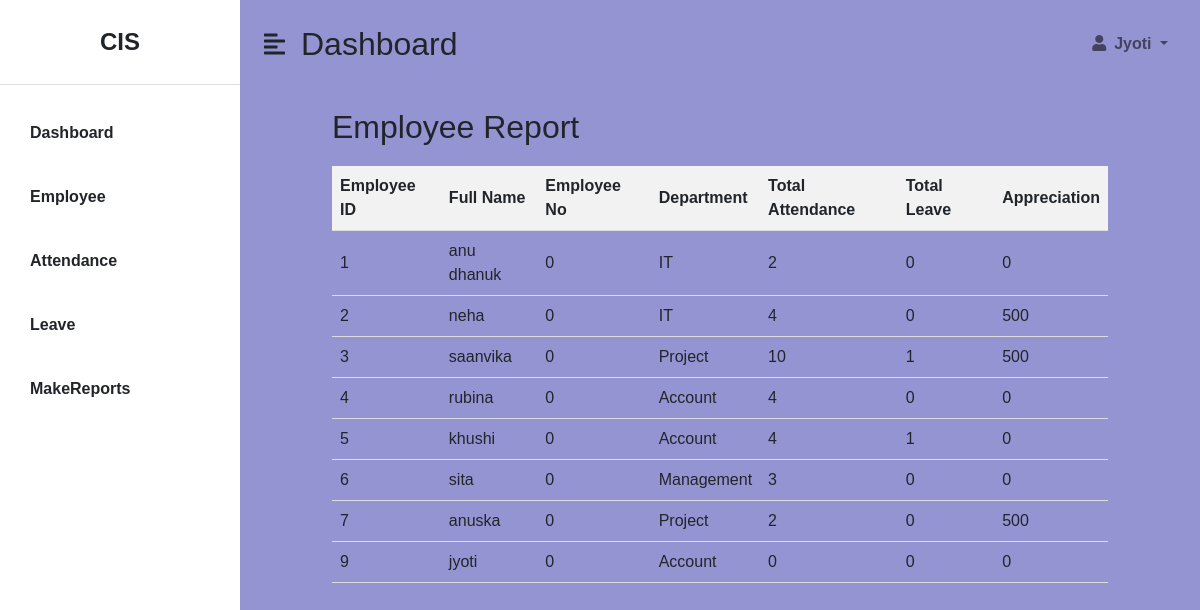
Page /admin/viewreport.php on the committed database.
### tables this page shows
CREATE TABLE `reports` (
  `report_id` int(30) NOT NULL,
  `employee_id` int(30) NOT NULL,
  `fullname` varchar(30) NOT NULL,
  `employee_no` int(30) NOT NULL,
  `department` varchar(30) NOT NULL,
  `total_attendance` varchar(30) NOT NULL,
  `total_leave` varchar(30) NOT NULL,
  `fine` int(30) NOT NULL,
  `Appreciation` int(30) NOT NULL,
  `start_date` datetime NOT NULL DEFAULT current_timestamp(),
  `end_date` datetime NOT NULL DEFAULT current_timestamp()
);

### admin/viewreport.php (the view, shortened to what this page needs)
<?php
include("../include.php");
?>
<!DOCTYPE html>
<html>
<head>
<body>
    <div class="container">
<?php
$conn = mysqli_connect('localhost', 'root', '', 'ams');
$fetchQuery = "SELECT * FROM reports";
$fetchResult = mysqli_query($conn, $fetchQuery);
if (mysqli_num_rows($fetchResult) > 0) {
    echo "<h2>Employee Report</h2>";
    echo "<table>";
    echo "<tr><th>Employee ID</th><th>Full Name</th><th>Employee No</th><th>Department</th><th>Total Attendance</th><th>Total Leave</th><th>Appreciation</th></tr>";
    while ($row = mysqli_fetch_assoc($fetchResult)) {
        echo "<tr>";
        echo "<td>" . $row['employee_id'] . "</td>";
        echo "<td>" . $row['fullname'] . "</td>";
        echo "<td>" . $row['employee_no'] . "</td>";
        echo "<td>" . $row['department'] . "</td>";
        echo "<td>" . $row['total_attendance'] . "</td>";
        echo "<td>" . $row['total_leave'] . "</td>";
                echo "<td>" . $row['Appreciation'] . "</td>";
        echo "</tr>";
    }
    echo "</table>";
} else {
    echo "<p>No reports found.</p>";
}
?>
</body>
</html>

### admin/dashboard.css (style rules this page uses)
:root { color: black; }

### include.php (style rules this page uses)
body { font-family: Arial, sans-serif; }

### admin/viewreport.php (style rules this page uses)
table { width: 100%; border-collapse: collapse; margin-top: 20px; }
th, td { padding: 8px; text-align: left; border-bottom: 1px solid #ddd; }
th { background-color: #f2f2f2; }
h2 { margin-top: 20px; }
.container { max-width: 800px; margin: 0 auto; }

### rows in the picture
reports: employee "1", fullname "anu dhanuk", employee_no "0", department "IT", total_attendance "2", total_leave "0", Appreciation "0"
reports: employee "2", fullname "neha", employee_no "0", department "IT", total_attendance "4", total_leave "0", Appreciation "500"
reports: employee "3", fullname "saanvika", employee_no "0", department "Project", total_attendance "10", total_leave "1", Appreciation "500"
reports: employee "4", fullname "rubina", employee_no "0", department "Account", total_attendance "4", total_leave "0", Appreciation "0"
reports: employee "5", fullname "khushi", employee_no "0", department "Account", total_attendance "4", total_leave "1", Appreciation "0"
reports: employee "6", fullname "sita", employee_no "0", department "Management", total_attendance "3", total_leave "0", Appreciation "0"
reports: employee "7", fullname "anuska", employee_no "0", department "Project", total_attendance "2", total_leave "0", Appreciation "500"
reports: employee "9", fullname "jyoti", employee_no "0", department "Account", total_attendance "0", total_leave "0", Appreciation "0"
